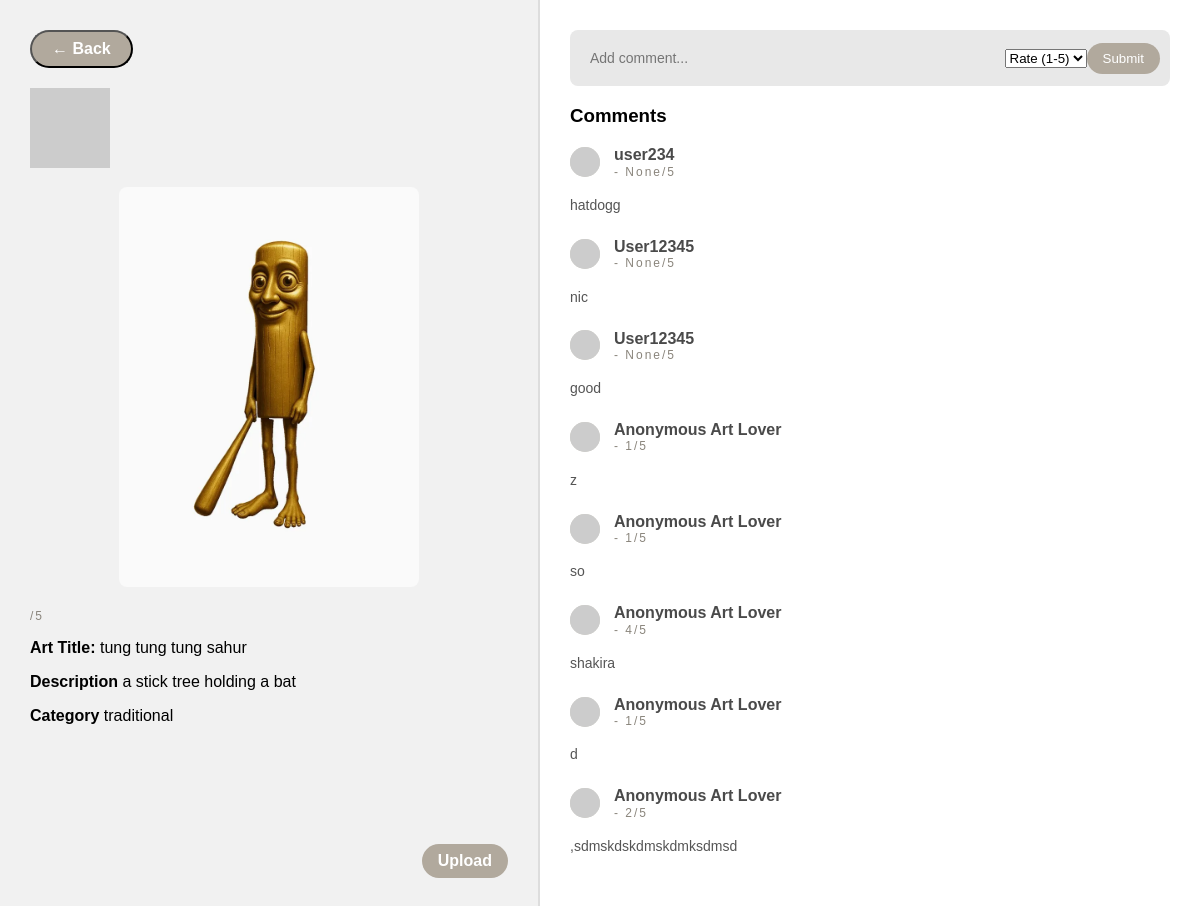
Page /art/4?from=traditional.html on the committed database.
### tables this page shows
CREATE TABLE uploads (
    id INTEGER PRIMARY KEY AUTOINCREMENT,
    title TEXT  NOT NULL,
    image TEXT NOT NULL,
    description TEXT,
    category, username TEXT);

CREATE TABLE comments (
    id INTEGER PRIMARY KEY AUTOINCREMENT,
    upload_id INTEGER NOT NULL,
    username TEXT NOT NULL,
    comment_text TEXT NOT NULL,
    rating INTEGER,
    FOREIGN KEY (upload_id) REFERENCES uploads(id)
);

### app.py (the view)
@app.route('/art/<int:art_id>')
def art_page(art_id):
    previous_page = request.args.get('from', 'home')
    conn = get_db()
    cur = conn.cursor()
    cur.execute("SELECT * FROM uploads WHERE id = ?", (art_id,))
    art = cur.fetchone()
    cur.execute(
        "SELECT username, comment_text, rating FROM comments "
        "WHERE upload_id = ?",
        (art_id,)
    )
    comments = cur.fetchall()
    conn.close()
    return render_template(
        'art_page.html',
        art=art,
        comments=comments,
        previous_page=previous_page
    )

### app.py (called while the page is built)
def get_db():
    conn = sqlite3.connect('database.db')
    conn.row_factory = sqlite3.Row
    return conn

### templates/art_page.html (shortened to what this page needs)
<!DOCTYPE html>
<html lang="en">
<head>
    <link rel="stylesheet" href="{{ url_for('static', filename='style.css') }}">
</head>
<body class="art-detail">
    <div class="art-wrapper">
        <div class="art-left">
            <button class="back-btn" onclick="window.location.href='/{{ previous_page }}'">← Back</button>
            <div class="artist-info">
                <div class="artist-icon">
                    <img src="https://ui-avatars.com/api/?name={{ art['username'] }}&background=c4c4c4&color=fff&rounded=true" alt="Artist Avatar">
                </div>
            </div>
            <div class="art-image">
                {% if  art['image'].strip().startswith('http://') or art['image'].strip().startswith('https://') %}
                    <img src="{{ art['image'] }}" alt="{{ art['title'] }}">
                {% else %}
                    <img src="{{ url_for('static', filename='images/' ~ art['image']) }}" alt="{{ art['title'] }}">
                {% endif %}
            </div>
            <div class="art-details">
                <p class="rating">{{ art['rating'] }}/5</p>
                <p><strong>Art Title:</strong> {{ art['title'] }}</p>
                <p><strong>Description</strong> {{ art['description'] }}</p>
                <p><strong>Category</strong> {{ art['category'] }}</p>
            </div>
            <button class="upload-btn" onclick="window.location.href='/upload'">Upload</button>
        </div>
        <div class="art-right">
            <form class="comment-form"  method="POST" action="/add_comment/{{ art['id'] }}?from={{ previous_page }}">
                <input type="text" name="comment_text" maxlength="100" placeholder="Add comment..." required>
                <select name="rating" required>
                    <option value="" disabled selected>Rate (1-5)</option>
                </select>
                <button type="submit">Submit</button>
            </form>
            <h3>Comments</h3>
            <div class="comment-list">
                {% for c in comments %}
                <div class="comment-card">
                    <div class="comment-user">
                        <div class="user-icon">
                                <img src="https://api.dicebear.com/7.x/thumbs/svg?seed={{ c['username'] }}" alt="{{ c['username'] }} avatar showing a stylized thumbnail with initials; neutral expression">
                        </div>
                        <div class="user-info">
                            <span class="username">{{ c['username'] }}</span>
                            <span class="rating"> - {{ c['rating'] }}/5</span>
                        </div>
                    </div>
                    <p class="comment-text">{{ c['comment_text'] }}</p>
                </div>
                {% endfor %}
            </div>
        </div>
    </div>
</body>
</html>

### static/style.css (style rules this page uses)
body { padding: 0; background-color: #fffcf5; margin: 0; box-sizing: border-box; max-width: 100%; }
.rating { color:#5a5957; font-size: 18px; letter-spacing: 2px; }
html, body { margin: 0; padding: 0; height: 100%; }
.art-wrapper { display: flex; justify-content: space-between; align-items: stretch; min-height: 100vh; box-sizing: border-box; }
.art-left { flex: 0 0 45%; background-color: #f1f1f1; padding: 30px; border-right: 2px solid #ddd; box-sizing: border-box; display: flex; flex-direction: column; }
.artist-info { display: flex; align-items: center; margin-bottom: 15px; margin-top: 20px; }
.art-image { position: relative; text-align: center; }
.art-image img { width: 100%; max-width: 300px; height: auto; display: block; border-radius: 8px; margin: 0 auto; }
.art-details { margin-top: 10px; }
.rating { color: #555; font-size: 20px; }
.upload-btn { border: none; margin-top: auto; border-radius: 20px; padding: 8px 16px; cursor: pointer; align-self: flex-end; background-color: #b1a99d; color: white; font-size: 16px; font-weight: 600; transition: background-color 0.3s ease; width: auto; }
.art-right { flex: 1; padding: 30px; background-color: white; box-sizing: border-box; }
.comment-form { display: flex; justify-content: space-between; align-items: center; margin-bottom: 15px; background-color: #e8e8e8; border-radius: 8px; padding: 10px; }
.comment-form input { flex: 1; border: none; background: transparent; padding: 10px; font-size: 14px; }
.comment-form button { background-color: #b1a99d; color: white; border: none; border-radius: 20px; padding: 8px 16px; cursor: pointer; }
.comment-list { margin-top: 10px; }
.comment-card { display: flex; flex-direction: column; margin-bottom: 10px; }
.comment-user { display: flex; align-items: center; gap: 6px; margin-bottom: 4px; }
.user-info { display: flex; flex-direction: column; line-height: 1.2; }
.user-icon { width: 30px; height: 30px; background-color: #d9d7cc; border-radius: 50%; display: flex; align-items: center; justify-content: center; font-weight: bold; color: #6b6b6b; margin-right: 8px; }
.user-icon img { width: 30px; height: 30px; border-radius: 50%; object-fit: cover; }
.username { font-weight: 600; color: #4a4a4a; }
.comment-text { color: #555; font-size: 14px; }
.back-btn { border-radius: 20px; padding: 8px 20px; cursor: pointer; background-color: #b1a99d; color: white; font-size: 16px; font-weight: 600; transition: background-color 0.3s ease; width: auto; max-width: fit-content; }
button { outline: none; }
* { font-family: 'Public Sans', sans-serif; }
.rating { font-size: 12px; color: #8a857c; font-weight: 500; }

### rows in the picture
uploads: image (picture), title "tung tung tung sahur", description "a stick tree holding a bat", category "traditional"
comments: username "user234", rating "None", comment_text "hatdogg"
comments: username "User12345", rating "None", comment_text "nic"
comments: username "User12345", rating "None", comment_text "good"
comments: username "Anonymous Art Lover", rating "1", comment_text "z"
comments: username "Anonymous Art Lover", rating "1", comment_text "so"
comments: username "Anonymous Art Lover", rating "4", comment_text "shakira"
comments: username "Anonymous Art Lover", rating "1", comment_text "d"
comments: username "Anonymous Art Lover", rating "2", comment_text ",sdmskdskdmskdmksdmsd"
